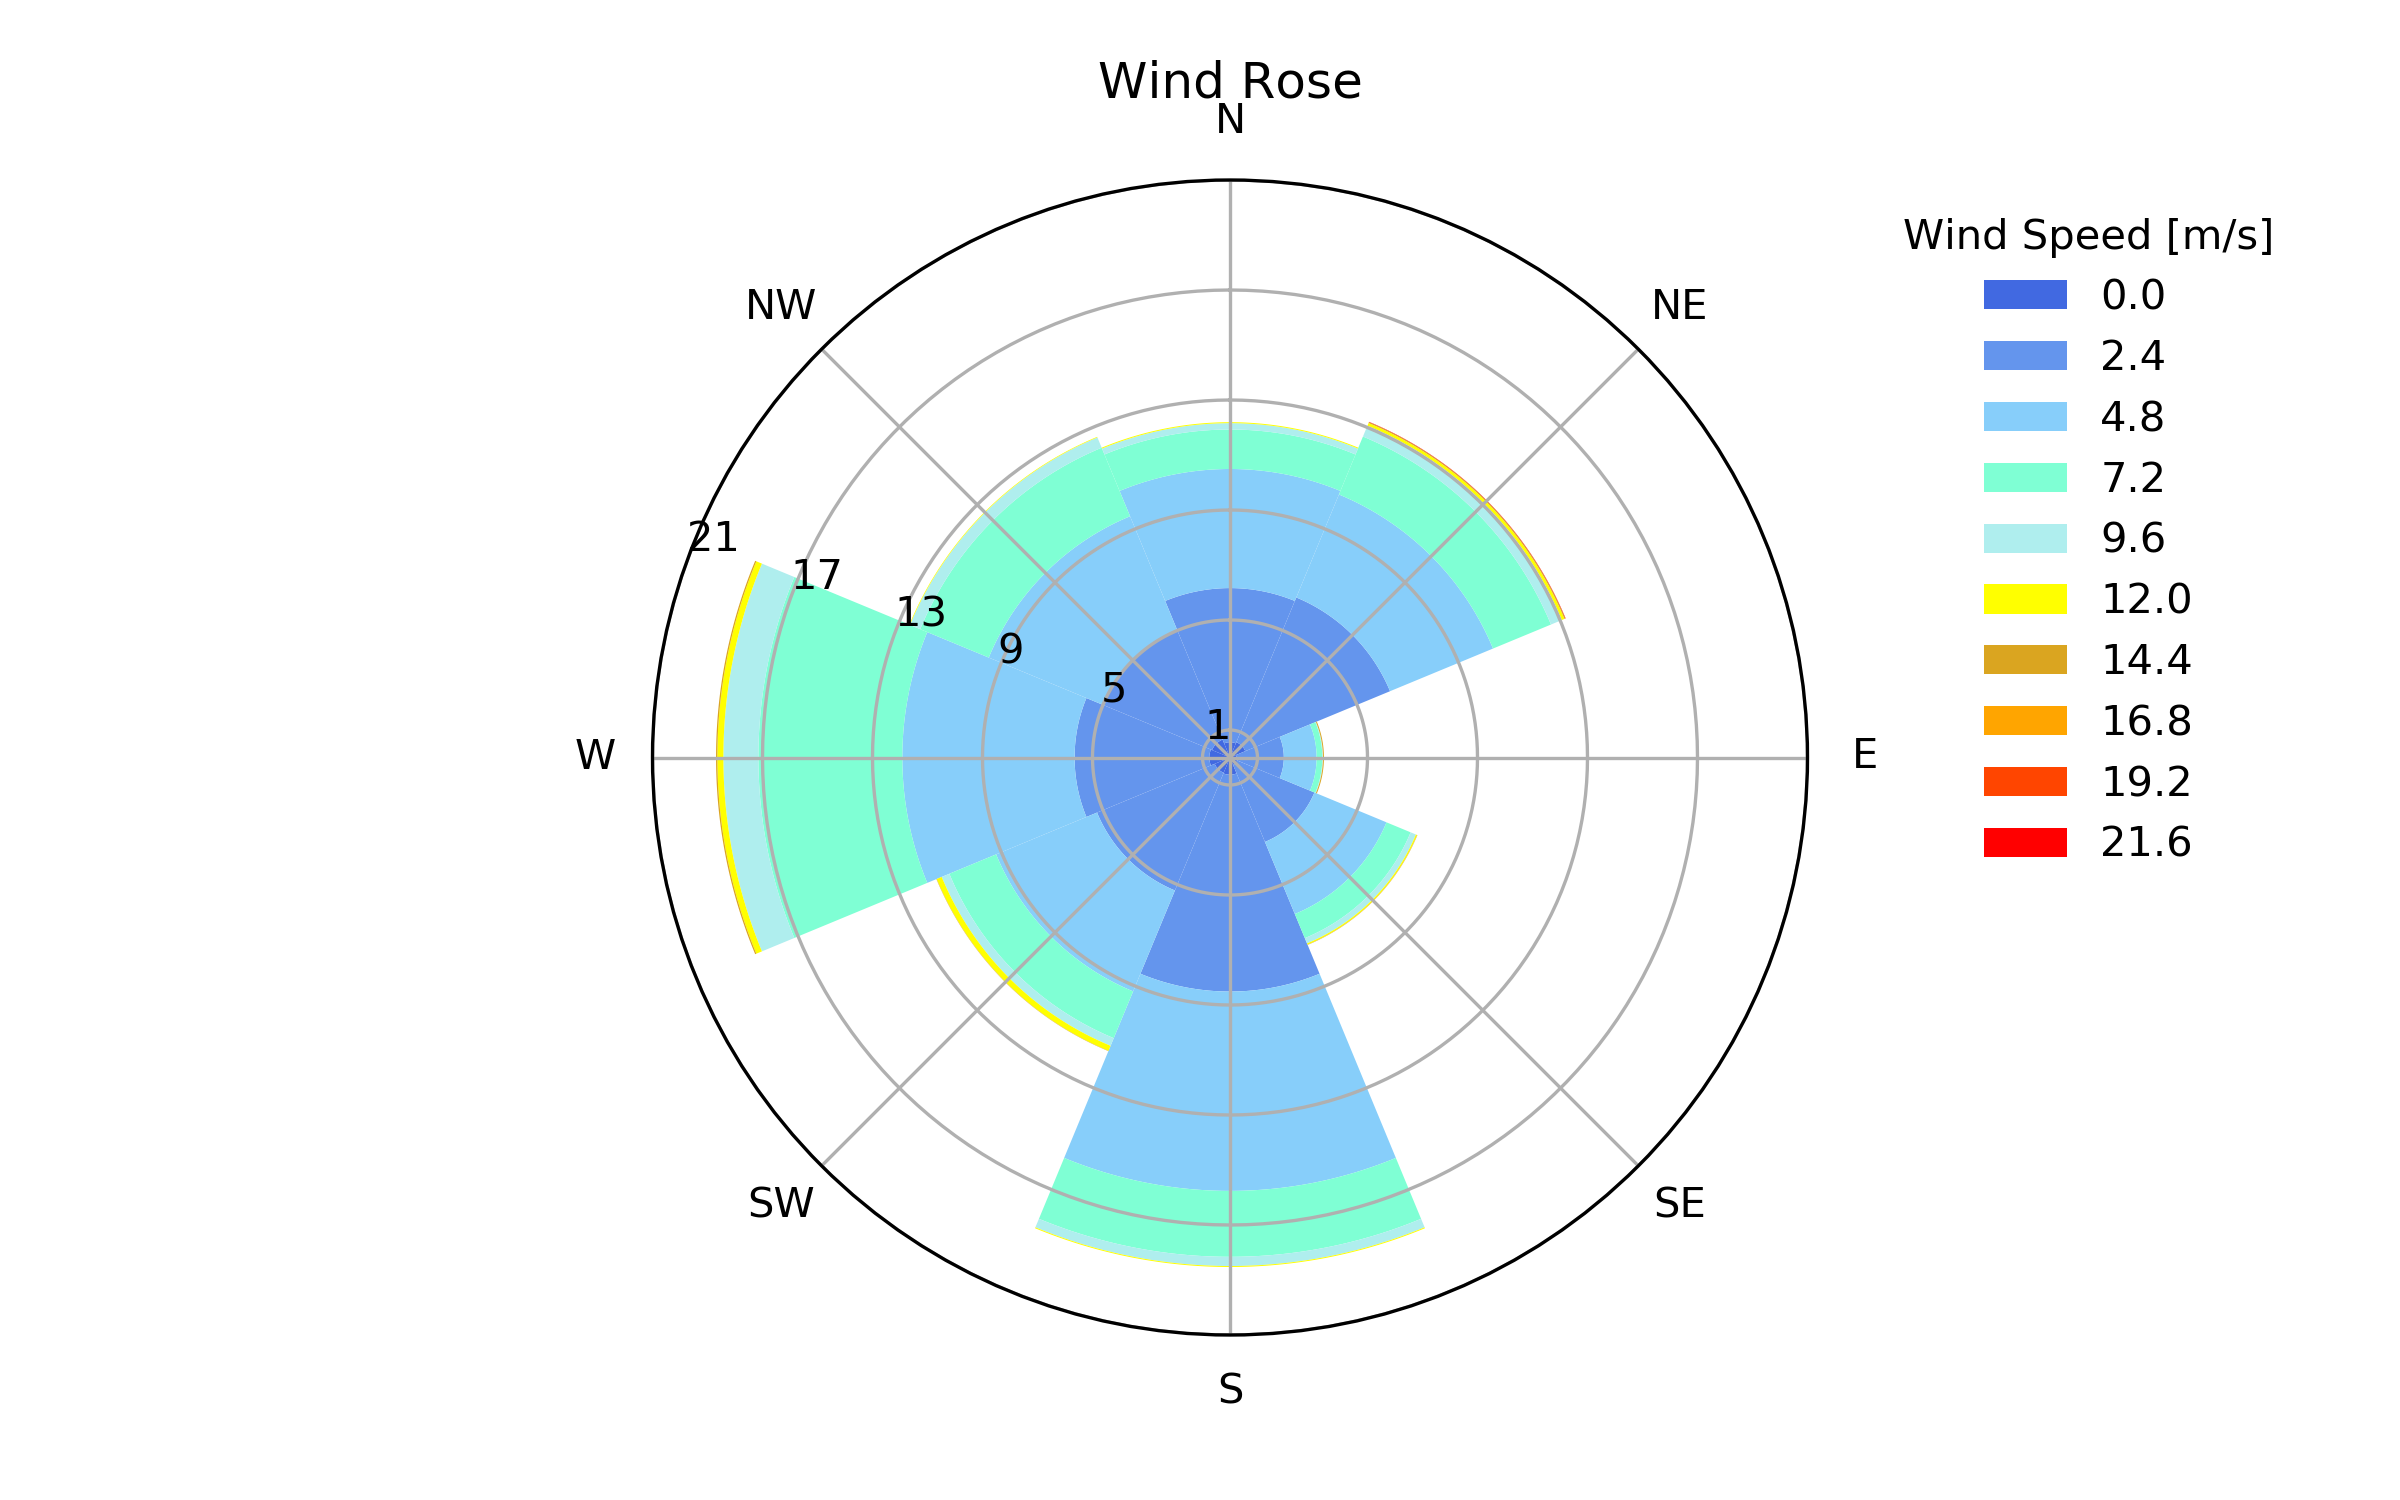

The script that saved this image:
"""
LadybugVizz | Wind rose chart
"""


from __future__ import division
import matplotlib
#matplotlib.use('Qt4Agg')

import numpy as np
import matplotlib.pyplot as plt
from getWeatherData import returnWeatherDataDict


def returnWindRose(filepath, locationString=None, divisions=None, Longitude=None, Latitude=None):
    """

    :param filepath: file path to save (required)
    :param locationString:
    :param divisions:
    :param Longitude:
    :param Latitude:
    :return:
    """

    assert locationString or ((Longitude is not None) and (Latitude is not None)), "either locationString or Longitude and Latitude are required."

    # call getWeatherData and get wind-speed and direction
    windData = returnWeatherDataDict(locationString=locationString,longitude=Longitude,latitude=Latitude)
    windSpeed = windData["windSpeed"]
    windDirection = windData["windDirection"]


    # define Calm (0 m/s) to filter it out later, and max-speed to create legend
    Calm = windSpeed.count(0)
    maxWind = int(max(windSpeed))


    # define radial divisions for chart
    Divisions = divisions
    if Divisions == None:
        Divisions = 8
    else: Divisions = divisions




    # define the angle division according to the divisions
    def Angles():
        angles = []
        for i in range(0,36000, int(36000/Divisions)):
            angles.append(float(i/100))
        angles.append(360)
        return angles
    angleList = Angles()


    # define the legend division according to max wind speed available
    def legendList():
        legend = []
        for i in range(0,maxWind*100,int((maxWind*100)/10)):
            legend.append(i/100)
        return legend
    legendList = legendList()


    # def wind_data(dir):
    #     wind_byDir = []
    #     for f in range(8760):
    #         if windSpeed[f] != 0:
    #             if windDirection[f] >= Angles()[dir] and windDirection[f] < Angles()[dir+1]:
    #                 wind_byDir.append(windSpeed[f])
    #     return wind_byDir


    # filter data for angle and windspeed defined above
    def wind_data(dir):
        wind_1 = []
        wind_2 = []
        wind_3 = []
        wind_4 = []
        wind_5 = []
        wind_6 = []
        wind_7 = []
        wind_8 = []
        wind_9 = []
        wind_10 = []
        for f in range(8760):
            if windSpeed[f] != 0:
                if windDirection[f] >= angleList[dir] and windDirection[f] < angleList[dir+1]:
                    if windSpeed[f] >= legendList[0] and windSpeed[f] < legendList[1]:
                        wind_1.append(windSpeed[f])
                    elif windSpeed[f] >= legendList[1] and windSpeed[f] < legendList[2]:
                        wind_2.append(windSpeed[f])
                    elif windSpeed[f] >= legendList[2] and windSpeed[f] < legendList[3]:
                        wind_3.append(windSpeed[f])
                    elif windSpeed[f] >= legendList[3] and windSpeed[f] < legendList[4]:
                        wind_4.append(windSpeed[f])
                    elif windSpeed[f] >= legendList[4] and windSpeed[f] < legendList[5]:
                        wind_5.append(windSpeed[f])
                    elif windSpeed[f] >= legendList[5] and windSpeed[f] < legendList[6]:
                        wind_6.append(windSpeed[f])
                    elif windSpeed[f] >= legendList[6] and windSpeed[f] < legendList[7]:
                        wind_7.append(windSpeed[f])
                    elif windSpeed[f] >= legendList[7] and windSpeed[f] < legendList[8]:
                        wind_8.append(windSpeed[f])
                    elif windSpeed[f] >= legendList[8] and windSpeed[f] < legendList[9]:
                        wind_9.append(windSpeed[f])
                    elif windSpeed[f] >= legendList[9]:
                        wind_10.append(windSpeed[f])
        return wind_1,wind_2,wind_3,wind_4,wind_5,wind_6,wind_7,wind_8,wind_9,wind_10


    # create lists of frequencies for each wind speed
    def frequence(test):
        perce = []
        for i in range(Divisions):
            #for l in range(test):
            if wind_data(i)[test] == 0:
                perce.append(0)
            else:
                perce.append(len(wind_data(i)[test])*100/(len(windSpeed)-Calm))
        return perce


    #
    N = Divisions
    theta = np.linspace(0.0, 2 * np.pi, N, endpoint=False)

    # create arrays for each wind speed
    radii0 = np.array(frequence(0))
    radii1 = np.array(frequence(1))
    radii2 = np.array(frequence(2))
    radii3 = np.array(frequence(3))
    radii4 = np.array(frequence(4))
    radii5 = np.array(frequence(5))
    radii6 = np.array(frequence(6))
    radii7 = np.array(frequence(7))
    radii8 = np.array(frequence(8))
    radii9 = np.array(frequence(9))

    # add the arrays in order to stack bar charts later on
    radiiCon1 = np.add(radii0,radii1)
    radiiCon2 = np.add(radiiCon1,radii2)
    radiiCon3 = np.add(radiiCon2,radii3)
    radiiCon4 = np.add(radiiCon3,radii4)
    radiiCon5 = np.add(radiiCon4,radii5)
    radiiCon6 = np.add(radiiCon5,radii6)
    radiiCon7 = np.add(radiiCon6,radii7)
    radiiCon8 = np.add(radiiCon7,radii8)


    # set bar charts in a radial array
    width = np.pi / N*2
    ax = plt.subplot(111, projection='polar')
    ax.set_theta_zero_location("N")
    ax.set_theta_direction(-1)


    # create bar charts for each array
    bars0 = ax.bar(theta, radii0, width=width, bottom=0.0, color="royalblue", label = legendList[0])
    bars1 = ax.bar(theta, radii1, width=width, bottom=radii0, color="cornflowerblue", label = legendList[1])
    bars2 = ax.bar(theta, radii2, width=width, bottom=radiiCon1, color="lightskyblue", label = legendList[2])
    bars3 = ax.bar(theta, radii3, width=width, bottom=radiiCon2, color="aquamarine", label = legendList[3])
    bars4 = ax.bar(theta, radii4, width=width, bottom=radiiCon3, color="paleturquoise", label = legendList[4])
    bars5 = ax.bar(theta, radii5, width=width, bottom=radiiCon4, color="yellow", label = legendList[5])
    bars6 = ax.bar(theta, radii6, width=width, bottom=radiiCon5, color="goldenrod", label = legendList[6])
    bars7 = ax.bar(theta, radii7, width=width, bottom=radiiCon6, color="orange", label = legendList[7])
    bars8 = ax.bar(theta, radii8, width=width, bottom=radiiCon7, color="orangered", label = legendList[8])
    bars9 = ax.bar(theta, radii9, width=width, bottom=radiiCon8, color="red", label = legendList[9])
    plt.xticks(np.radians(range(0, 360, 45)),
                   ['N', 'NE', 'E', 'SE', 'S', 'SW', 'W', 'NW'])

    # set size of chart by max frequency
    plt.rgrids(range(1, int(np.amax(radiiCon8)*1.2), int(np.ceil(np.amax(radiiCon8)/5))), angle=290)

    # set legend location and title
    plt.legend(bbox_to_anchor=(1.05,1), loc=2, title=("Wind Speed [m/s]"), frameon=False)
    plt.title("Wind Rose")


    # for r, bar in zip(radii0, bars0):
    #     bar.set_facecolor(plt.cm.plasma(r / 10.))
    #     bar.set_alpha(0.5)


    fig = matplotlib.pyplot.gcf()
    fig.set_size_inches(8,5)
    fig.savefig(filepath, dpi=300)
    fig.show()
    #fig.savefig("windRose.svg")
    return filepath

if __name__ == "__main__":
    windRose = returnWindRose(filepath="windrose.png",locationString="Wellington New Zealand",divisions=16)